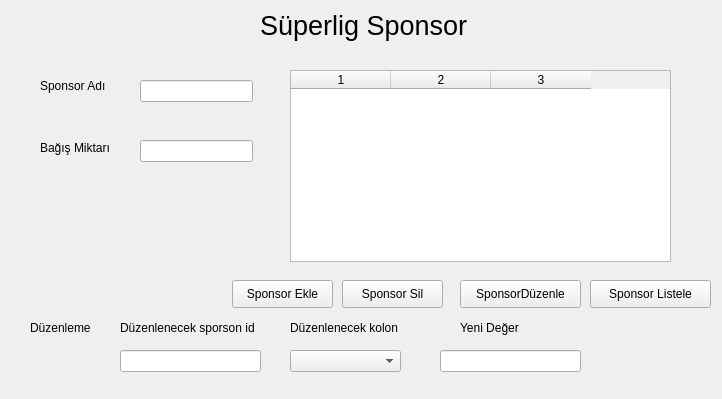
<?xml version="1.0" encoding="UTF-8"?>
<ui version="4.0">
 <class>Form</class>
 <widget class="QWidget" name="Form">
  <property name="geometry">
   <rect>
    <x>0</x>
    <y>0</y>
    <width>722</width>
    <height>399</height>
   </rect>
  </property>
  <property name="windowTitle">
   <string>Form</string>
  </property>
  <widget class="QLabel" name="label">
   <property name="geometry">
    <rect>
     <x>40</x>
     <y>70</y>
     <width>91</width>
     <height>31</height>
    </rect>
   </property>
   <property name="text">
    <string>Sponsor Adı</string>
   </property>
  </widget>
  <widget class="QLabel" name="label_2">
   <property name="geometry">
    <rect>
     <x>260</x>
     <y>0</y>
     <width>261</width>
     <height>51</height>
    </rect>
   </property>
   <property name="font">
    <font>
     <pointsize>20</pointsize>
    </font>
   </property>
   <property name="text">
    <string>Süperlig Sponsor </string>
   </property>
  </widget>
  <widget class="QLineEdit" name="lineEdit">
   <property name="geometry">
    <rect>
     <x>140</x>
     <y>80</y>
     <width>113</width>
     <height>22</height>
    </rect>
   </property>
  </widget>
  <widget class="QLabel" name="label_3">
   <property name="geometry">
    <rect>
     <x>40</x>
     <y>140</y>
     <width>81</width>
     <height>16</height>
    </rect>
   </property>
   <property name="text">
    <string>Bağış Miktarı</string>
   </property>
  </widget>
  <widget class="QLineEdit" name="lineEdit_2">
   <property name="geometry">
    <rect>
     <x>140</x>
     <y>140</y>
     <width>113</width>
     <height>22</height>
    </rect>
   </property>
  </widget>
  <widget class="QTableWidget" name="tableWidget">
   <property name="geometry">
    <rect>
     <x>290</x>
     <y>70</y>
     <width>381</width>
     <height>192</height>
    </rect>
   </property>
   <property name="columnCount">
    <number>3</number>
   </property>
   <column/>
   <column/>
   <column/>
  </widget>
  <widget class="QPushButton" name="pushButton">
   <property name="geometry">
    <rect>
     <x>232</x>
     <y>280</y>
     <width>101</width>
     <height>28</height>
    </rect>
   </property>
   <property name="text">
    <string>Sponsor Ekle</string>
   </property>
  </widget>
  <widget class="QPushButton" name="pushButton_2">
   <property name="geometry">
    <rect>
     <x>342</x>
     <y>280</y>
     <width>101</width>
     <height>28</height>
    </rect>
   </property>
   <property name="text">
    <string>Sponsor Sil</string>
   </property>
  </widget>
  <widget class="QPushButton" name="pushButton_3">
   <property name="geometry">
    <rect>
     <x>460</x>
     <y>280</y>
     <width>121</width>
     <height>28</height>
    </rect>
   </property>
   <property name="text">
    <string>SponsorDüzenle</string>
   </property>
  </widget>
  <widget class="QPushButton" name="pushButton_4">
   <property name="geometry">
    <rect>
     <x>590</x>
     <y>280</y>
     <width>121</width>
     <height>28</height>
    </rect>
   </property>
   <property name="text">
    <string>Sponsor Listele</string>
   </property>
  </widget>
  <widget class="QLabel" name="label_4">
   <property name="geometry">
    <rect>
     <x>30</x>
     <y>320</y>
     <width>81</width>
     <height>16</height>
    </rect>
   </property>
   <property name="text">
    <string>Düzenleme</string>
   </property>
  </widget>
  <widget class="QLabel" name="label_5">
   <property name="geometry">
    <rect>
     <x>120</x>
     <y>320</y>
     <width>151</width>
     <height>16</height>
    </rect>
   </property>
   <property name="text">
    <string>Düzenlenecek sporson id</string>
   </property>
  </widget>
  <widget class="QLabel" name="label_6">
   <property name="geometry">
    <rect>
     <x>290</x>
     <y>320</y>
     <width>121</width>
     <height>16</height>
    </rect>
   </property>
   <property name="text">
    <string>Düzenlenecek kolon</string>
   </property>
  </widget>
  <widget class="QLabel" name="label_7">
   <property name="geometry">
    <rect>
     <x>460</x>
     <y>320</y>
     <width>91</width>
     <height>16</height>
    </rect>
   </property>
   <property name="text">
    <string>Yeni Değer</string>
   </property>
  </widget>
  <widget class="QLineEdit" name="lineEdit_3">
   <property name="geometry">
    <rect>
     <x>120</x>
     <y>350</y>
     <width>141</width>
     <height>22</height>
    </rect>
   </property>
  </widget>
  <widget class="QComboBox" name="comboBox">
   <property name="geometry">
    <rect>
     <x>290</x>
     <y>350</y>
     <width>111</width>
     <height>22</height>
    </rect>
   </property>
   <property name="currentIndex">
    <number>-1</number>
   </property>
   <item>
    <property name="text">
     <string>Sponsor Adı</string>
    </property>
   </item>
   <item>
    <property name="text">
     <string>Bağış Miktarı</string>
    </property>
   </item>
  </widget>
  <widget class="QLineEdit" name="lineEdit_4">
   <property name="geometry">
    <rect>
     <x>440</x>
     <y>350</y>
     <width>141</width>
     <height>22</height>
    </rect>
   </property>
  </widget>
 </widget>
 <resources/>
 <connections/>
</ui>
